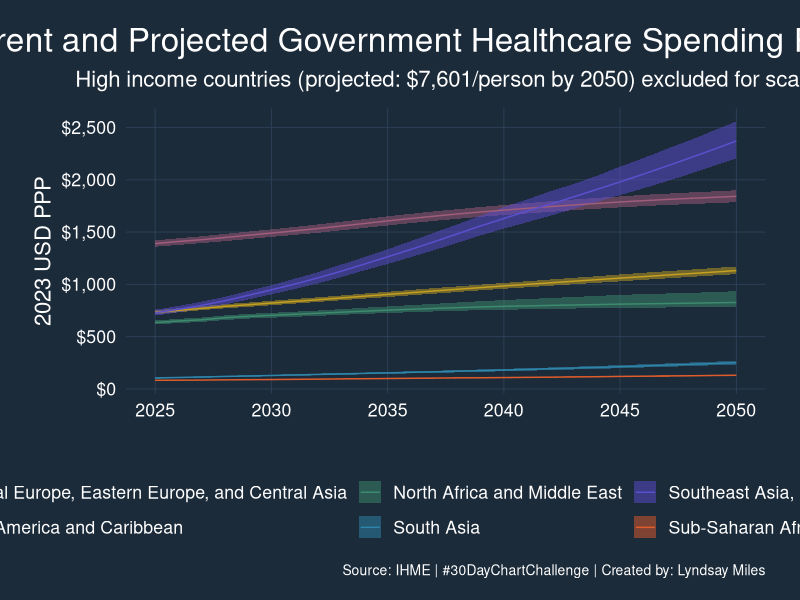
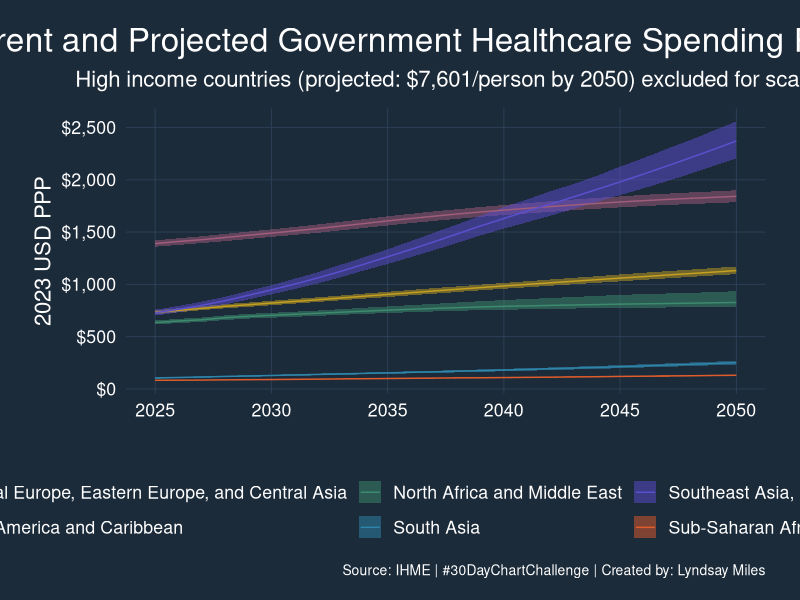

R code for these plots, in order:
## ---- chunk 1
knitr::opts_chunk$set(echo = TRUE)
## ---- chunk 2
library(tidyverse)
## ---- chunk 3
df <- read_csv("data/IHME_EXPECTED_HEALTH_SPENDING_2023_2050_Y2025M11D06.CSV")

## ---- chunk 4
names(df) #93 variables
glimpse(df)
unique(df$location_name) #216
unique(df$year) #2023-2050
unique(df$level) #Global, Country, World Bank Income Groups, GBD Super Regions
## ---- chunk 5
df_regions <- df %>% 
  #select the 7 GBD Super Regions
  filter(level == "GBD Super Regions") %>%
  #select Government Health Spending per person variables
  select(location_name, iso3, level, year, ghes_per_cap_ppp_mean, ghes_per_cap_ppp_lower, ghes_per_cap_ppp_upper)
## ---- chunk 6
df_regions <- df_regions %>% filter(!location_name %in% "High-income", year > 2024)

ihme_colors <- c(
  "Central Europe, Eastern Europe, and Central Asia" = "#A05C7B",  # mauve/plum
  "Latin America and Caribbean"                      = "#C4A020",  # gold/ochre
  "North Africa and Middle East"                     = "#3D8B6E",  # teal green
  "South Asia"                                       = "#2E86AB",  # medium blue
  "Southeast Asia, East Asia, and Oceania"           = "#5B4FCF",  # purple-blue
  "Sub-Saharan Africa"                               = "#E05C2A"   # burnt orange
)
p<- ggplot(df_regions, aes(x = year, color = location_name, fill = location_name)) +
  geom_ribbon(aes(ymin = ghes_per_cap_ppp_lower, 
                  ymax = ghes_per_cap_ppp_upper), 
              alpha = 0.5, color = NA) +
  geom_line(aes(y = ghes_per_cap_ppp_mean)) +
  scale_y_continuous(labels = scales::dollar) +
  scale_x_continuous(
  limits = c(2025, 2050))+
  scale_color_manual(values = ihme_colors) +
  scale_fill_manual(values = ihme_colors)+
  labs(x = "",
       y = "2023 USD PPP",
       fill = "", color = "",
       title = "Current and Projected Government Healthcare Spending Per Capita",
       subtitle = "High income countries (projected: $7,601/person by 2050) excluded for scale",
       caption  = "Source: IHME | #30DayChartChallenge | Created by: Lyndsay Miles"  )+
  theme_minimal(base_size = 16)+
    theme(
      legend.text = element_text(color ="white"),
      legend.position = "bottom",
      axis.text   = element_text(colour = "white"),
      axis.title.y = element_text(colour = "white", angle = 90),
      plot.background   = element_rect(fill = "#1C2B3A", colour = NA),
      panel.background  = element_rect(fill = "#1C2B3A", colour = NA),
      plot.title = element_text(color = "white",
        size = 24, hjust = 0.5,margin = margin(b = 8)),
      plot.subtitle     = element_text(color = "white", size = 16,
                                     hjust = 0.5, margin = margin(b = 12)),
    plot.caption      = element_text(colour = "white", size = 10,
                                     hjust = 1, margin = margin(t = 10)),
    plot.margin       = margin(20, 25, 15, 25),
    panel.grid.major = element_line(colour = "#2E4057", linewidth = 0.3),
panel.grid.minor = element_blank()
  )

ggsave("img/cc_2026_day26.png", p, width = 12, height = 6.27, dpi = 300)
p
  
